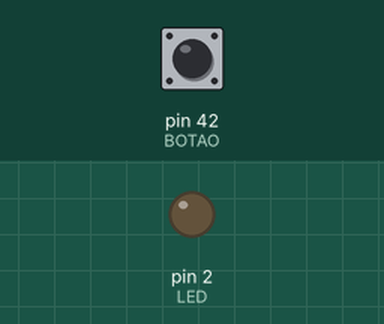
Recording of a sketch running on a simulated Arduino Mega 2560, built with avr-gcc and run on an emulated ATmega2560. Parts: output pins drawn as LEDs (lit = HIGH). The test bench sets the inputs (shaded band); at power-on: pin 42 (BOTAO) HIGH.

Above: at 1.2 s.
1.3 s: pin 42 (BOTAO) pulled LOW for 0.15 s
At 1.37 s:
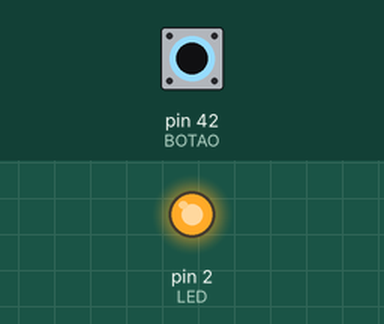
2.9 s: pin 42 (BOTAO) pulled LOW for 3.2 s
At 7.3 s:
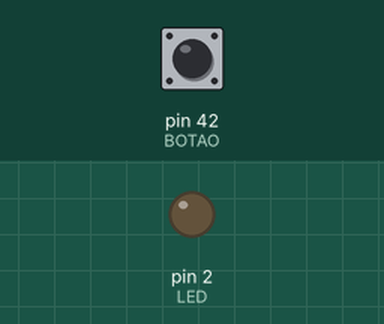
Timing chart, 0 to 8.8 s (numbered marks = the images above; inputs shaded):
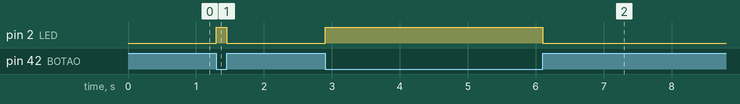

The sketch:

ex3_botao.ino
```cpp
#define LED 2
#define BOTAO 42

void setup() {
  pinMode(LED, OUTPUT);
  pinMode(BOTAO, INPUT_PULLUP);
}

void loop() {
  if (digitalRead(BOTAO) == LOW) {
    digitalWrite(LED, HIGH);
  } else {
    digitalWrite(LED, LOW);
  }
}
```

Measured:
- after the input at 1.3 s, pin 2 (LED): LOW → HIGH at once, → LOW 0.15 s later
- after the input at 2.9 s, pin 2 (LED): LOW → HIGH at once, → LOW 3.2 s later
